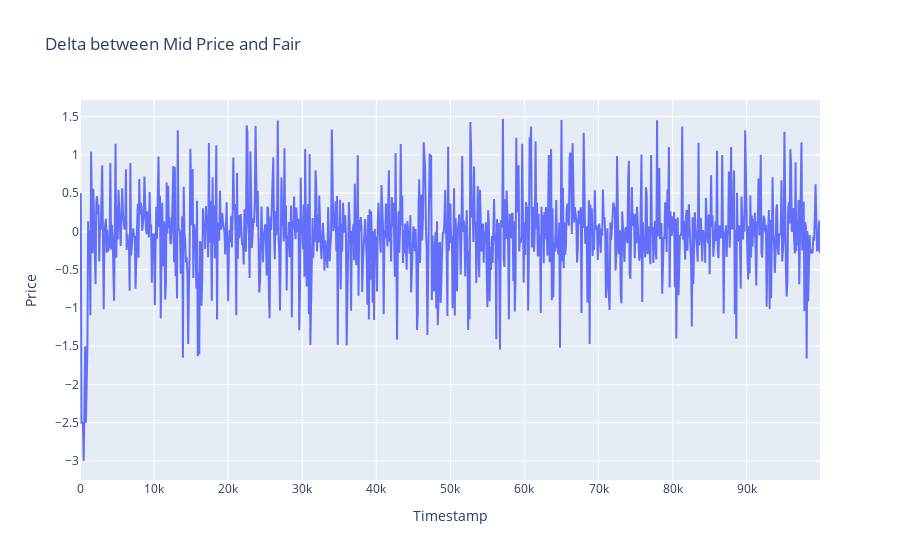

The cell this chart's notebook holds for it:
### Code cell
fig2 = go.Figure()

fig2.add_trace(go.Scatter(x=timestamps, y=mid_price-fair_value, mode='lines', name='Delta'))
fig2.update_layout(
    title='Delta between Mid Price and Fair', 
    xaxis_title='Timestamp',
    yaxis_title='Price'
)

fig2.show()

### Figure 1 — Plotly figure (JSON) as saved in the notebook; plotly's stock layout.template omitted (floating-point values rounded to 4 significant figures; data arrays with more than 128 entries replaced by an {"elided": "..."} marker saying what was removed)
{"data": [{"mode": "lines", "name": "Delta", "type": "scatter", "x": {"elided": "1000 int values"}, "y": {"elided": "1000 float values"}}], "layout": {"title": {"text": "Delta between Mid Price and Fair"}, "xaxis": {"title": {"text": "Timestamp"}}, "yaxis": {"title": {"text": "Price"}}}}
